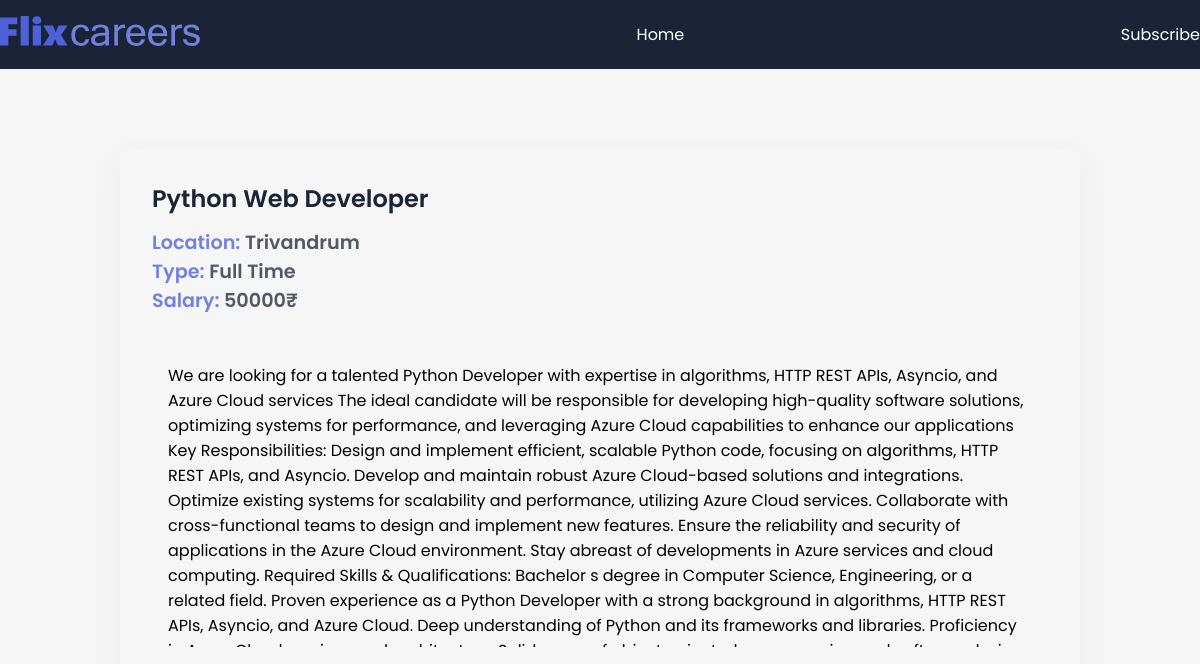
Page /Job_details/3/ on the committed database.
### MyApp/models.py (models this page shows, shortened)
class JobPost(models.Model):
    title = models.CharField(max_length=100)
    slug = models.SlugField(null=True,max_length=40,unique=True)
    desc = models.TextField()
    salary = models.IntegerField()
    date = models.DateTimeField(auto_now_add=True)
    expiry = models.DateField(null=True)
    location = models.OneToOneField(Location,null=True, on_delete=models.CASCADE)
    author = models.ForeignKey(Author, null=True, on_delete = models.CASCADE)
    skills = models.ManyToManyField(Skills,null=True)
    type = models.CharField(max_length=50,null=False,choices=Job_type_choices)

class Location(models.Model):
    street = models.CharField(max_length=100)
    city = models.CharField(max_length=100)
    state = models.CharField(max_length=100)
    country = models.CharField(max_length=100)
    zip = models.CharField(max_length=100)

### MyApp/views.py (the view)
# urls.py: path('Job_details/<int:id>/',views.job_detail,name='job_detail'),
def job_detail(request,id):
    job = JobPost.objects.get(id=id)
    context = {
        'job':job
    }
    return render(request,'jobdetails.html',context)

### MyApp/templates/jobdetails.html (shortened to what this page needs)
{% extends 'base.html' %}
{% block content %}
{% load static %}
  <section>
    <div class="container">
      <div class="view-post">
        <h1 class="jobtitle">
              {{ job.title }}
        </h1>
        <p class="location it">Location: <span>{{job.location.city}}</span></p>
        <p class="status it">Type: <span>{{job.type}}</span></p>
        <p class="budget it">Salary: <span>{{job.salary}}₹</span></p>
        <div class="desc">
          <p class="details">
              {{job.desc}}
          </p>
        </div>
      </div>
    </div>
  </section>
{% endblock %}

### MyApp/static/myapp/style.css (style rules this page uses)
* { margin: 0; padding: 0; box-sizing: border-box; font-family: "Poppins", sans-serif; }
:root { --blue: #4d62d8; --lblue: #7281e0; --card: #fdfdfd; --shadow: #64646f17 0px 12px 29px 0px; --nav: #1b2436; }
body { background: #f5f6f5; }
.container { max-width: 1200px; margin: auto; }
.view-post { width: 80%; border-radius: 10px; box-shadow: var(--shadow); margin: 5em auto; padding: 2em; }
.desc { max-height: 300px; overflow-y: scroll; margin: 2em 0; padding: 1em; }
.jobtitle { font-size: 1.5rem; color: var(--nav); font-weight: 600; margin-bottom: 0.5em; }
.it { font-size: 1.2rem; font-weight: 600; color: var(--lblue); }
.it span { color: #1b2436c0; }

### rows in the picture
JobPost: title "Python Web Developer", location.city "Trivandrum", type "Full Time", salary "50000", desc "We are looking for a talented Python Developer with expertise in algorithms, HTTP REST APIs, Asyncio, and Azure Cloud services The ideal candidate will be responsible for developing high-quality software solutions, optimizing systems for performance, and leveraging Azure Cloud capabilities to enhance our applications Key Responsibilities: Design and implement efficient, scalable Python code, focusing on algorithms, HTTP REST APIs, and Asyncio. Develop and maintain robust Azure Cloud-based solutions and integrations. Optimize existing systems for scalability and performance, utilizing Azure Cloud services. Collaborate with cross-functional teams to design and implement new features. Ensure…"
